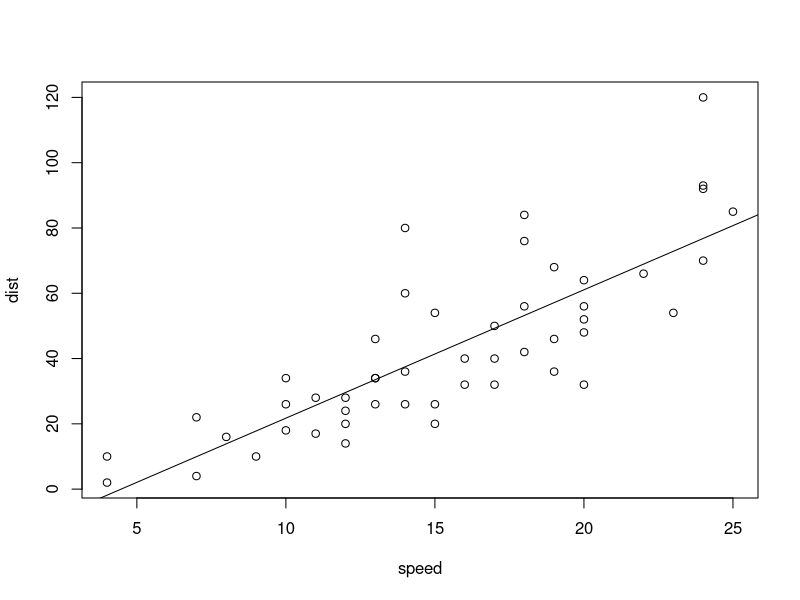
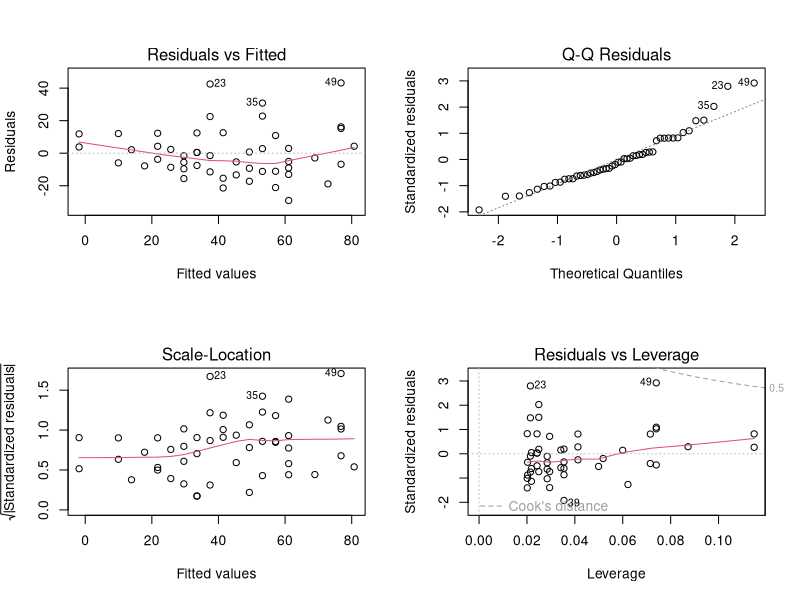
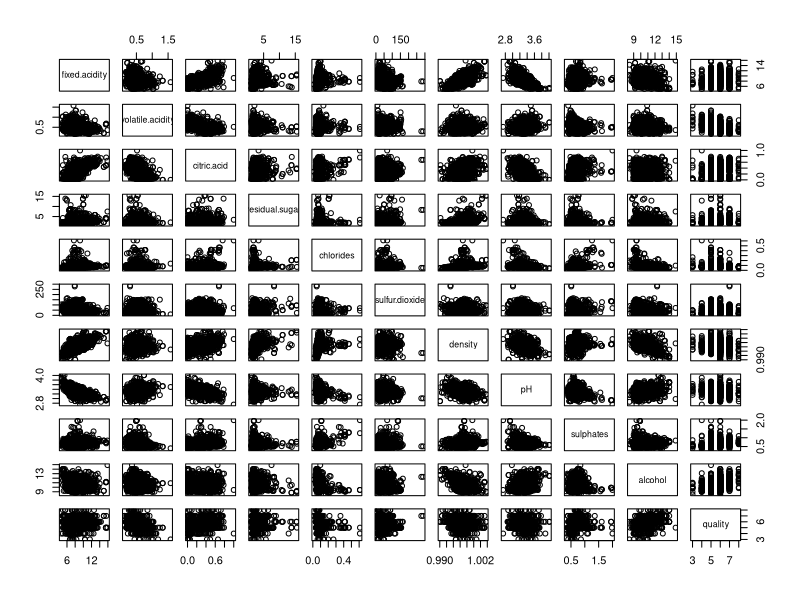

The R source for these figures, in order:
# Chapter 3 Code

# Regression --------------------------------------------

# Simple linear
data(cars)
attach(cars)

fit <- lm(dist ~ speed)
summary(fit)

fit$coefficients
fit$residuals
confint(fit)

plot(speed, dist)
abline(fit)

par(mfrow=c(2,2))	#Splits display screen into 2x2 grid
plot(fit)
detach(cars)



# Multiple linear
wine <- read.csv(file="Data/wine.csv")   #Check your file path

plot(wine)

head(wine)

cor(wine)	


fit1 <- lm(quality ~ volatile.acidity + citric.acid + residual.sugar + pH + density + alcohol, data = wine)
summary(fit1) #Note: we are ignoring that quality is an ordinal variable

fit2 <- lm(quality ~ ., data = wine)	#Automatically uses all variables
summary(fit2)

fit3 <- lm(quality ~ alcohol + pH + volatile.acidity, data = wine)
summary(fit3)


#Interactions
fit4 <- lm(quality ~ alcohol + pH + volatile.acidity + pH:volatile.acidity, data = wine)
summary(fit4)

fit4v2 <- lm(quality ~ alcohol + pH*volatile.acidity, data = wine)
summary(fit4v2)


#Nonlinear terms
fit5 <- lm(quality ~ alcohol + I(alcohol^2), data = wine)
summary(fit5)

fit5v2 <- lm(quality ~ poly(alcohol, 2), data = wine)
summary(fit5v2)

fit5v3 <- lm(quality ~ poly(alcohol, 2, raw = TRUE), data = wine)
summary(fit5v3)


#Predictions
newwine <- data.frame(volatile.acidity = 0.8, alcohol = 10, pH = 3.65)
predict(fit3, newwine)
predict(fit3, newwine, interval = "confidence")
predict(fit3, newwine, interval = "prediction")


#Qualitative predictors
wine$vineyard <- as.factor(c(rep("A", 532), rep("B", 532), rep("C", 532)))
fit6 <- lm(quality ~ alcohol + pH + vineyard, data = wine)
summary(fit6)
contrasts(wine$vineyard)